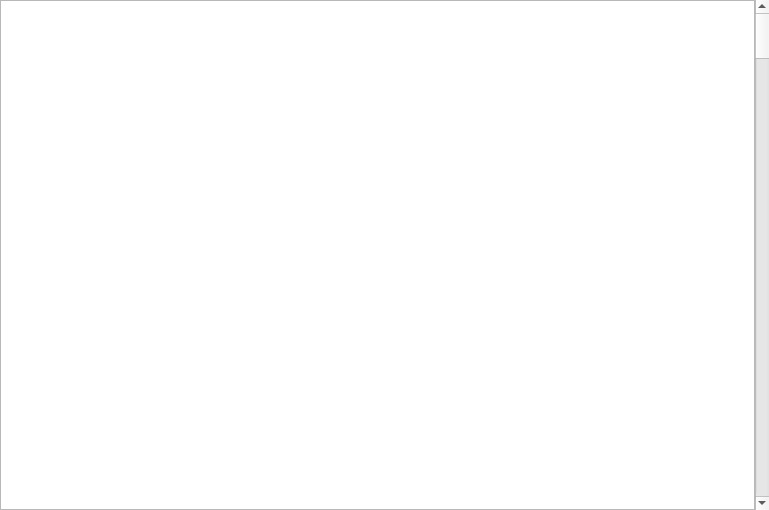
<?xml version="1.0" encoding="UTF-8"?>
<ui version="4.0">
 <class>LogList</class>
 <widget class="QWidget" name="LogList">
  <property name="geometry">
   <rect>
    <x>0</x>
    <y>0</y>
    <width>769</width>
    <height>510</height>
   </rect>
  </property>
  <property name="windowTitle">
   <string>Form</string>
  </property>
  <layout class="QGridLayout" name="gridLayout">
   <property name="leftMargin">
    <number>0</number>
   </property>
   <property name="topMargin">
    <number>0</number>
   </property>
   <property name="rightMargin">
    <number>0</number>
   </property>
   <property name="bottomMargin">
    <number>0</number>
   </property>
   <property name="spacing">
    <number>0</number>
   </property>
   <item row="0" column="0">
    <layout class="QHBoxLayout" name="contentLayout">
     <property name="spacing">
      <number>0</number>
     </property>
     <item>
      <widget class="QListWidget" name="logContent">
       <property name="sizePolicy">
        <sizepolicy hsizetype="Expanding" vsizetype="Expanding">
         <horstretch>0</horstretch>
         <verstretch>0</verstretch>
        </sizepolicy>
       </property>
      </widget>
     </item>
     <item>
      <widget class="QScrollBar" name="logScrollBar">
       <property name="orientation">
        <enum>Qt::Vertical</enum>
       </property>
      </widget>
     </item>
    </layout>
   </item>
  </layout>
 </widget>
 <resources/>
 <connections/>
</ui>
